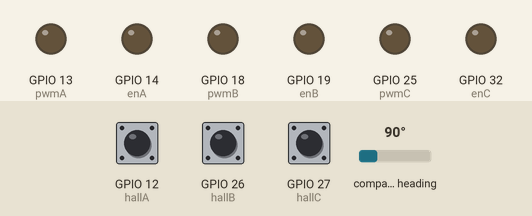
A sketch run on a simulated ESP32. Shown: output pins drawn as LEDs (lit = HIGH). The test bench sets the inputs (shaded band); at power-on: GPIO 12 (hallA) HIGH, GPIO 26 (hallB) HIGH, GPIO 27 (hallC) HIGH, compass heading 90°. What the sketch prints to the serial monitor is not drawn.

Above: at 3.2 s.
3.3 s: GPIO 12 (hallA) pulled LOW for 0.15 s
At 3.37 s:
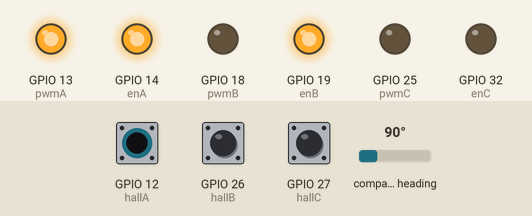
4.9 s: GPIO 26 (hallB) pulled LOW for 0.15 s
At 4.97 s:
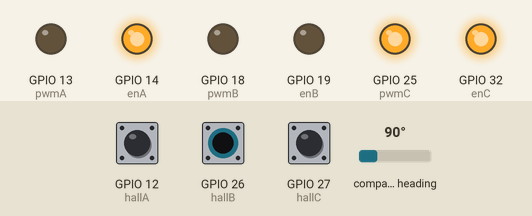
6.5 s: GPIO 27 (hallC) pulled LOW for 0.15 s
At 6.57 s:
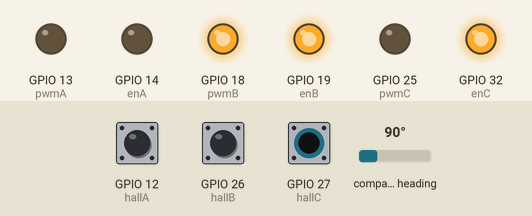
8.1 s: GPIO 27 (hallC) pulled LOW for 3.2 s
At 11.8 s:
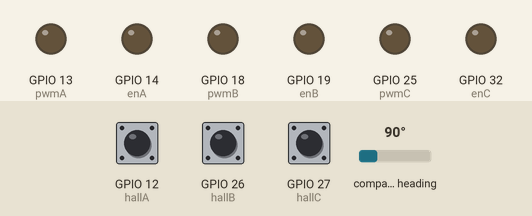
12.8 s: GPIO 12 (hallA) pulled LOW for 3.2 s
At 14.2 s:
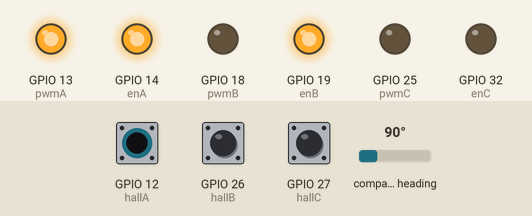
17.5 s: GPIO 12 (hallA) driven LOW and GPIO 26 (hallB) driven LOW
At 18.9 s:
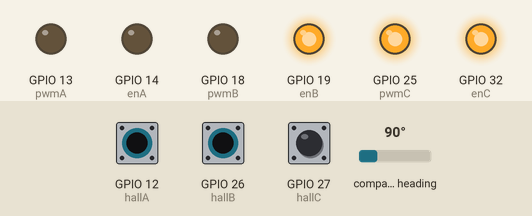
Timing chart, 0 to 20.0 s (numbered marks = the images above; inputs shaded):
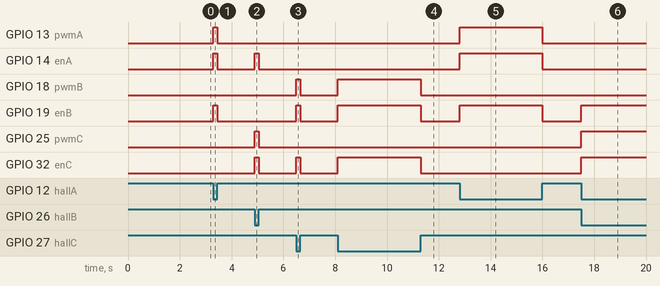

The sketch:

triple_trap_intrpt_ESP32.ino
```cpp
#include <Wire.h>
#include <AS5600.h>
#include <Arduino.h>
#include <soc/gpio_struct.h>
#include <numeric>

//const int coil_pins[6] = {3, 5, 6, 9, 10, 11};

const int pwmA = 13;
const int enA = 14;
const int pwmB = 18;
const int enB = 19;
const int pwmC = 25;
const int enC = 32;

const int hallA = 12;
const int hallB = 26;
const int hallC = 27;

//volatile uint32_t last_hall_time = 0;
//volatile uint32_t pulse_interval = 0;
//volatile float rotor_velocity = 0; // Electrical rad/s

volatile int hall_state = 0;
int8_t hall_index = 0;
float fudge = 1.04719;
volatile long enc_angle;
volatile long prev_enc_angle;
long target_angle;


//long interval = 100000;
bool sensorChanged;
int TIMING_ADVANCE = 4;

unsigned long prev_time = 0;
float speed_window[5] = {0.0, 0.0, 0.0, 0.0, 0.0};
unsigned int speed_index = 0;
unsigned int speed_window_size = 5;
volatile float distance;
volatile float elapsed;


//const int ss_fwd[6] = {1, 3, 2, 6, 4, 5};
//const int ss_rev[6] = {5, 4, 6, 2, 3, 1};
//int bridge = 0;
//int polarity = 0;

volatile long direction  = 0;
long prev_direction  = 0;
int ss;

//volatile int sa;
//volatile int sb;
//volatile int sc;

//volatile int state;

// 1. Map direction to array index: 0 for Counter-Clockwise (negative), 1 for Clockwise (positive)
// If direction is 0, velocity is 0, so the state mapping choice does not matter.


// 2. Define the static lookup tables
// Dimensions: [Direction: 0=CCW, 1=CW][Sensor State: 0 to 7]

// Master Enable Pin State array: Bitmask format (Bit 0 = enA, Bit 1 = enB, Bit 2 = enC)
// 0 = LOW, 1 = HIGH
const uint8_t EN_MASK[2][8] = {
    // CCW (direction < 0)
    {0, 6, 3, 5, 5, 3, 6, 0},
    // CW  (direction > 0)
    {0, 6, 3, 5, 5, 3, 6, 0}
};

void IRAM_ATTR onHallChange() {
    uint32_t gpio_state = GPIO.in;

    // Fast bit extraction from your active digital register bus
    bool ha = (gpio_state >> hallA) & 0x01;
    bool hb = (gpio_state >> hallB) & 0x01;
    bool hc = (gpio_state >> hallC) & 0x01;

    // Reconstruct your 3-bit sensor code instantly
    hall_state = (ha ? 1 : 0) | ((hb ? 1 : 0) << 1) | ((hc ? 1 : 0) << 2);
    sensorChanged = true;
    fast_coil_state(getShiftedState(hall_state));
}


// PWM Scaling Multiplier array: Multiplies velocity (0 = Off, 1 = On)
// Indices: [0]=pwmA, [1]=pwmB, [2]=pwmC
const uint8_t PWM_SCALE[2][8][3] = {
    // CCW State Lookups (ss 0 to 7)
    {
        {0, 0, 0}, // ss = 0 (Null)
        {0, 0, 1}, // ss = 1 (B Off, C Val) -> [enB, enC]
        {0, 1, 0}, // ss = 2 (A Off, B Val) -> [enA, enB]
        {0, 0, 1}, // ss = 3 (A Off, C Val) -> [enA, enC]
        {1, 0, 0}, // ss = 4 (A Val, C Off) -> [enA, enC]
        {1, 0, 0}, // ss = 5 (A Val, B Off) -> [enA, enB]
        {0, 1, 0}, // ss = 6 (B Val, C Off) -> [enB, enC]
        {0, 0, 0}  // ss = 7 (Null)
    },
    // CW State Lookups (ss 0 to 7)
    {
        {0, 0, 0}, // ss = 0 (Null)
        {0, 1, 0}, // ss = 1 (B Val, C Off) -> [enB, enC]
        {1, 0, 0}, // ss = 2 (A Val, B Off) -> [enA, enB]
        {1, 0, 0}, // ss = 3 (A Val, C Off) -> [enA, enC]
        {0, 0, 1}, // ss = 4 (A Off, C Val) -> [enA, enC]
        {0, 1, 0}, // ss = 5 (A Off, B Val) -> [enA, enB]
        {0, 0, 1}, // ss = 6 (B Off, C Val) -> [enB, enC]
        {0, 0, 0}  // ss = 7 (Null)
    }
};


AS5600 encoder;

void setup() {
  // put your setup code here, to run once:
  Serial.begin(115200);

  pinMode(pwmA, OUTPUT);
  pinMode(pwmB, OUTPUT);
  pinMode(pwmC, OUTPUT);
  pinMode(enA, OUTPUT);
  pinMode(enB, OUTPUT);
  pinMode(enC, OUTPUT);

  pinMode(hallA, INPUT_PULLUP);
  pinMode(hallB, INPUT_PULLUP);
  pinMode(hallC, INPUT_PULLUP);

  // Attach ultra-fast hardware interrupts
  attachInterrupt(digitalPinToInterrupt(hallA), onHallChange, CHANGE);
  attachInterrupt(digitalPinToInterrupt(hallB), onHallChange, CHANGE);
  attachInterrupt(digitalPinToInterrupt(hallC), onHallChange, CHANGE);

  // Initialize old manual reading once to populate baseline global_ss at stall
  onHallChange();

  Wire.begin();
  if (!encoder.begin()) {
    Serial.println("AS5600 not detected. Check wiring!");
    while (1);
  }
  delay(2000);
  // Comment out below for trapezoidal
  // digitalWrite(enA, HIGH); digitalWrite(enB, HIGH); digitalWrite(enC, HIGH);
}


const float sector_to_angle[8] = {
  0.0,             // 0: Invalid
  1.04719,         // 1: 60 degrees
  3.14159,         // 2: 180 degrees
  2.09439,         // 3: 120 degrees
  5.23598,         // 4: 300 degrees
  0.0,             // 5: 0 degrees
  4.18879,         // 6: 240 degrees
  0.0              // 7: Invalid
};

void poke(){
  direction = constrain(direction * 1000, -255, 255);
  fast_coil_state(getShiftedState(hall_state));
}


// The true physical sequential clockwise pattern of your hall sensors
const uint8_t CW_SEQUENCE[6] = {4, 6, 2, 3, 1, 5};

/**
 * Returns the shifted sensor state based on the timing advance parameter.
 * Safely handles out-of-bounds null states (0 and 7).
 */

uint8_t getShiftedState(uint8_t raw_ss) {
    // Pass null states straight through to safely shut down pins
    if (raw_ss == 0 || raw_ss == 7) return raw_ss;

    // 1. Find the current index of the raw sensor state in our sequence
    int index = -1;
    for (int i = 0; i < 6; i++) {
        if (CW_SEQUENCE[i] == raw_ss) {
            index = i;
            break;
        }
    }

    // If a weird unmapped code somehow gets here, return it safely
    if (index == -1) return raw_ss;

    // 2. Apply the timing advance shift using modulo math
    // Adding 6 before modulo ensures negative shifts (e.g., -1) work correctly
    int shiftedIndex = (index + TIMING_ADVANCE) % 6;
    if (shiftedIndex < 0) shiftedIndex += 6;

    // 3. Return the newly mapped sensor code
    return CW_SEQUENCE[shiftedIndex];
}

void fast_coil_state(int ss) {
  int dirIdx = (direction > 0) ? 1 : 0;
  uint8_t currentEnMask = EN_MASK[dirIdx][ss];
  int velocity = abs(direction);
  // Write Enable Pins using bitwise extraction
  digitalWrite(enA, (currentEnMask & 0x01) ? HIGH : LOW);
  digitalWrite(enB, (currentEnMask & 0x02) ? HIGH : LOW);
  digitalWrite(enC, (currentEnMask & 0x04) ? HIGH : LOW);

  // Write PWM Speeds safely scaling velocity
  analogWrite(pwmA, PWM_SCALE[dirIdx][ss][0] * velocity);
  analogWrite(pwmB, PWM_SCALE[dirIdx][ss][1] * velocity);
  analogWrite(pwmC, PWM_SCALE[dirIdx][ss][2] * velocity);
}

void loop() {
  //direction = 255;
  if(Serial.available()){
    int cmd = Serial.parseInt();
    if(cmd == 10){
      target_angle = Serial.parseInt();
      poke();
    } else if(cmd == 20){
      TIMING_ADVANCE = Serial.parseInt();
      poke();
    }

  }
  enc_angle = encoder.readAngle();
  unsigned long curr_time = micros();

  elapsed = curr_time - prev_time;

  prev_time = curr_time;

  distance = abs(enc_angle - prev_enc_angle);

  speed_window[speed_index] = (distance/elapsed);
  speed_index++;
  speed_index %=5;
  float curr_speed = 0.0;

  for(int i = 0; i < speed_window_size; i++){
    curr_speed += speed_window[i];
  }

  direction = constrain((target_angle - enc_angle), -255, 255);

  if(enc_angle != prev_enc_angle){
  //if (0){
    //Serial.print("angle: ");
    Serial.print(enc_angle);
    Serial.print(", ");
    Serial.print(target_angle);
    Serial.print(", ");
    Serial.print(direction);
    Serial.print(", ");
    Serial.print(curr_speed);
    Serial.print(", ");
    Serial.println(hall_state);
      //Serial.print("angle: ");
      //Serial.println(angle);
  }
  prev_enc_angle = enc_angle;

}
```

Measured:
- after the input at 3.3 s, GPIO 13 (pwmA), GPIO 14 (enA), GPIO 19 (enB): LOW → HIGH at once, → LOW 0.15 s later
- after the input at 4.9 s, GPIO 14 (enA), GPIO 25 (pwmC), GPIO 32 (enC): LOW → HIGH at once, → LOW 0.15 s later
- after the input at 6.5 s, GPIO 18 (pwmB), GPIO 19 (enB), GPIO 32 (enC): LOW → HIGH at once, → LOW 0.15 s later
- after the input at 8.1 s, GPIO 18 (pwmB), GPIO 19 (enB), GPIO 32 (enC): LOW → HIGH at once, → LOW 3.2 s later
- after the input at 12.8 s, GPIO 13 (pwmA), GPIO 14 (enA), GPIO 19 (enB): LOW → HIGH at once, → LOW 3.2 s later
- after the input at 17.5 s, GPIO 19 (enB), GPIO 25 (pwmC), GPIO 32 (enC): LOW → HIGH at once
